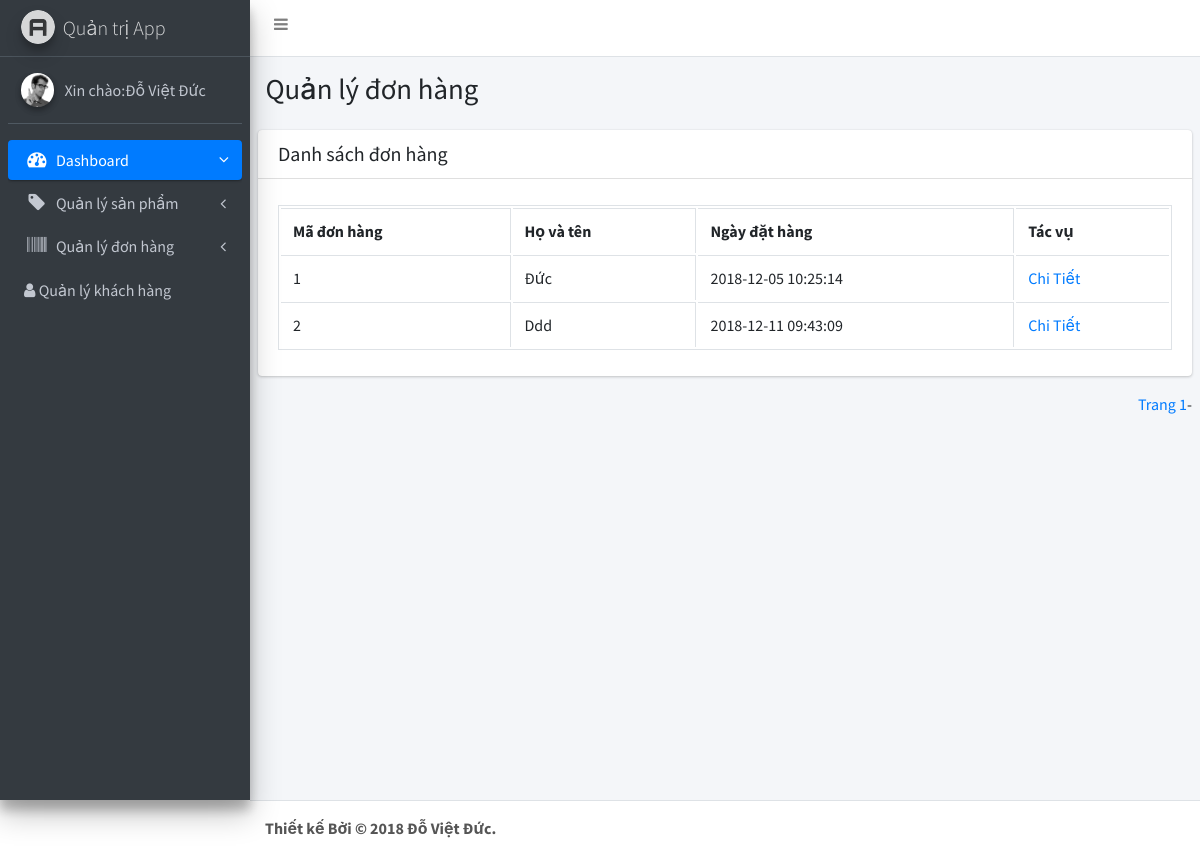
Page /api/control/donhang/index.php (signed in) on the committed database.
### tables this page shows
CREATE TABLE `bill` (
  `id` int(11) NOT NULL,
  `id_customer` int(11) NOT NULL,
  `date_order` datetime NOT NULL DEFAULT CURRENT_TIMESTAMP,
  `total` float NOT NULL DEFAULT '0',
  `note` text,
  `status` tinyint(4) DEFAULT '0'
);

CREATE TABLE `users` (
  `id` int(11) NOT NULL,
  `email` varchar(255) DEFAULT NULL,
  `password` varchar(255) DEFAULT NULL,
  `name` varchar(100) DEFAULT NULL,
  `phone` varchar(20) DEFAULT NULL,
  `address` varchar(255) DEFAULT NULL
);

### api/control/connect/truyvan.php (called while the page is built, shortened)
<?php
 function Danhsachdonhang()
 {
        $sql="SELECT p.id as MaDH,p.id_customer as Makh,p.date_order as Ngaydathang,p.total as Tongtien,p.status as Tinhtrang ,i.name as TenKH FROM bill p LEFT JOIN users i on p.id_customer = i.id
        ";
        return mysql_query($sql);
 }
?>

### api/control/donhang/index.php (the view, shortened to what this page needs)
<?php
require "../connect/truyvan.php";
$listdh = 5;
?>
<html>
<?php require "../blocks/head.php" ?>
<body class="hold-transition sidebar-mini">
<div class="wrapper">
  <nav class="main-header navbar navbar-expand bg-white navbar-light border-bottom">
    <ul class="navbar-nav">
      <li class="nav-item">
        <a class="nav-link" data-widget="pushmenu" href="#"><i class="fa fa-bars"></i></a>
      </li>
    </ul>
  </nav>
  <?php require "../blocks/slidebar.php" ?>
  <div class="content-wrapper">
    <section class="content-header">
      <div class="container-fluid">
        <div class="row mb-2">
          <div class="col-sm-6">
            <h1>Quản lý đơn hàng</h1>
          </div>
        </div>
      </div>
    </section>
    <section class="content">
      <div class="row">
        <div class="col-12">
          <div class="card">
            <div class="card-header">
              <h3 class="card-title">Danh sách đơn hàng </h3>
            </div>
            <div class="card-body">
              <table id="example2" class="table table-bordered table-hover">
                  <th>Mã đơn hàng</th>
                  <th>Họ và tên</th>
                  <th>Ngày đặt hàng</th>
                  <th>Tác vụ</th>
                  <?php
 $qr = Danhsachdonhang();
	while($Dsdonhang = mysql_fetch_array($qr)){
	?>
                <tbody>
                <tr>
                  <td><?php  echo $Dsdonhang ['MaDH'];?></td>
                  <td><?php  echo $Dsdonhang ['TenKH'];?>   </td>
                  <td><?php  echo $Dsdonhang ['Ngaydathang'];?></td>
                 <td>
                 <a href="Detail.php?id=<?php  echo $Dsdonhang ['MaDH'];?>">Chi Tiết</a>
                 </td>
                </tbody>
<?php }?>
              </table>
        </div>
      </div>
   <div class="pagination">
<?php
$x = mysql_query("SELECT id FROM bill");
$tongDskhachhangp = mysql_num_rows($x);
$sotrang = ceil($tongDskhachhangp / $listdh);
for($t=1; $t<=$sotrang; $t++){
  echo "<a  href='index.php?trang=$t'>Trang $t</a> - ";
}
?>
</div>
  </div>
    </section>
  </div>
  <?php require "../blocks/footer.php" ?>
</div>
</body>
</html>

### rows in the picture
bill: id "1", id_customer.name "Đức", date_order "2018-12-05 10:25:14"
bill: id "2", id_customer.name "Ddd", date_order "2018-12-11 09:43:09"

### other values in the picture
$_SESSION["Name"] "Đỗ Việt Đức"
